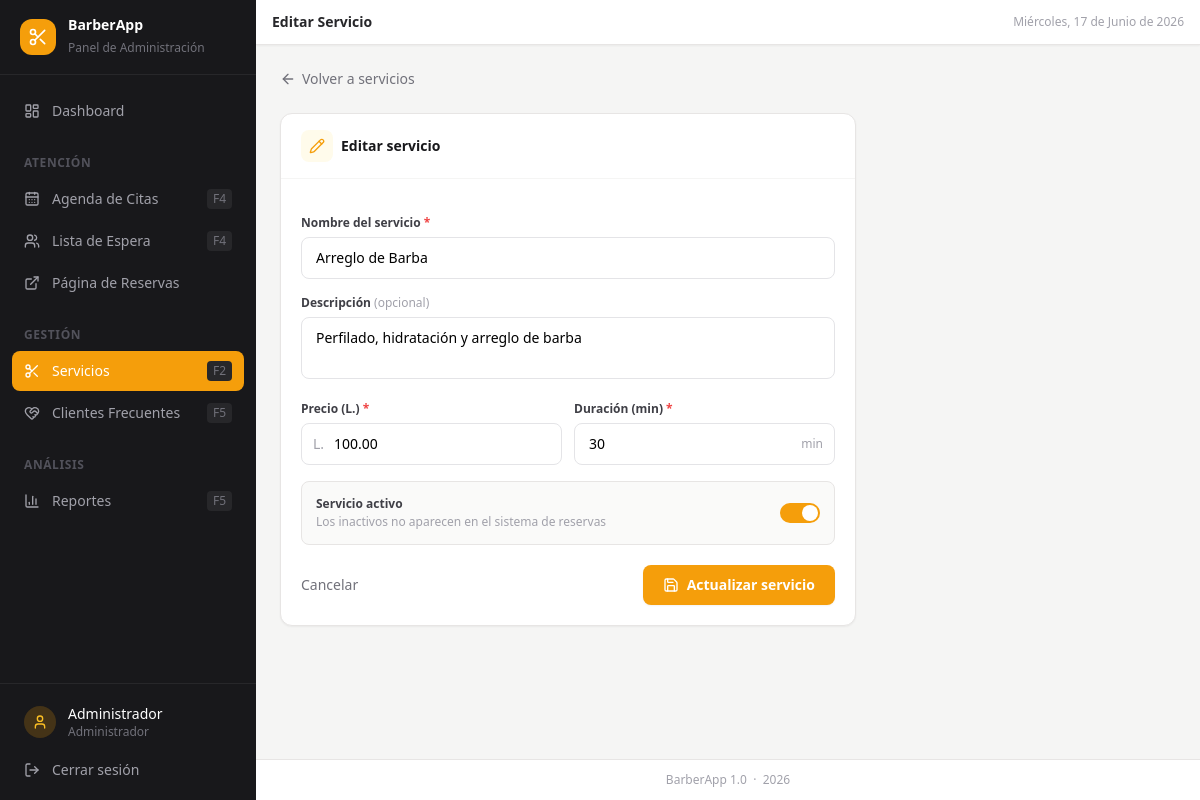
/servicios/editar?id=4 (signed in), run on the app's committed database.
### tables this page shows
CREATE TABLE IF NOT EXISTS servicios (
    id                  INT UNSIGNED    AUTO_INCREMENT PRIMARY KEY,
    nombre              VARCHAR(100)    NOT NULL,
    descripcion         TEXT            DEFAULT NULL,
    precio              DECIMAL(8,2)    NOT NULL DEFAULT 0.00,
    duracion_minutos    INT             NOT NULL DEFAULT 30,
    activo              TINYINT(1)      NOT NULL DEFAULT 1,
    created_at          TIMESTAMP       DEFAULT CURRENT_TIMESTAMP,
    updated_at          TIMESTAMP       DEFAULT CURRENT_TIMESTAMP ON UPDATE CURRENT_TIMESTAMP
);

### controllers/ServicioController.php (called while the page is built, shortened)
<?php
class ServicioController extends BaseController {
    private Servicio $model;
    public function __construct() {
        $this->model = new Servicio();
    }
    public function editar(): void {
        $id       = (int) ($_GET['id'] ?? 0);
        $servicio = $this->model->findById($id);
        $this->render('servicios/editar', [
            'pageTitle'  => 'Editar Servicio',
            'activeNav'  => 'servicios',
            'csrf_token' => $this->csrfToken(),
            'servicio'   => $servicio,
        ]);
    }
}

### config/config.php (called while the page is built, shortened)
<?php
function url(string $path = ''): string {
    return BASE_URL . '/' . ltrim($path, '/');
}

### models/BaseModel.php (called while the page is built, shortened)
<?php
abstract class BaseModel {
    public function __construct() {
        $this->db = Database::connect();
    }
}

### config/database.php (called while the page is built, shortened)
<?php
class Database {
    private static ?PDO $instance = null;
    public static function connect(): PDO {
        if (self::$instance === null) {
            $host    = 'localhost';
            $dbname  = 'barberapp';
            $user    = 'root';
            $pass    = '';
            $charset = 'utf8mb4';
            $dsn = "mysql:host={$host};dbname={$dbname};charset={$charset}";
            $options = [
                PDO::ATTR_ERRMODE            => PDO::ERRMODE_EXCEPTION,
                PDO::ATTR_DEFAULT_FETCH_MODE => PDO::FETCH_ASSOC,
                PDO::ATTR_EMULATE_PREPARES   => false,
            ];
            try {
                self::$instance = new PDO($dsn, $user, $pass, $options);
            } catch (PDOException $e) {
                http_response_code(500);
                die('Error de conexión a la base de datos. Verifica que MySQL esté activo y que la base de datos "barberapp" exista.');
            }
        }
        return self::$instance;
    }
}

### models/Servicio.php (called while the page is built, shortened)
<?php
class Servicio extends BaseModel {
    public function findById(int $id): array|false {
        $stmt = $this->db->prepare('SELECT * FROM servicios WHERE id = ? LIMIT 1');
        $stmt->execute([$id]);
        return $stmt->fetch();
    }
}

### views/servicios/editar.php (the view, shortened to what this page needs)
<?php
$v = $servicio;
?>
<div class="mb-5">
    <a href="<?= url('servicios') ?>"
       class="inline-flex items-center gap-1.5 text-sm text-zinc-500 hover:text-zinc-700 transition-colors">
        <i data-lucide="arrow-left" class="w-4 h-4"></i>
        Volver a servicios
    </a>
</div>
<div class="max-w-xl">
    <div class="bg-white rounded-xl border border-stone-200 shadow-sm">
        <div class="px-5 py-4 border-b border-stone-100 flex items-center gap-2">
            <div class="w-8 h-8 bg-amber-50 rounded-lg flex items-center justify-center">
                <i data-lucide="pencil" class="w-4 h-4 text-amber-500"></i>
            </div>
            <h2 class="text-sm font-bold text-zinc-900">Editar servicio</h2>
        </div>
        <form method="POST" action="<?= url('servicios/actualizar') ?>"
              x-data="{ activo: <?= !empty($v['activo']) ? 'true' : 'false' ?> }"
              class="p-5 space-y-4">
            <div>
                <label class="block text-xs font-semibold text-zinc-700 mb-1.5" for="nombre">
                    Nombre del servicio <span class="text-red-500">*</span>
                </label>
                <input id="nombre" type="text" name="nombre"
                       value="<?= htmlspecialchars($v['nombre'] ?? '') ?>"
                       class="w-full border border-zinc-200 rounded-lg px-3.5 py-2.5 text-sm
                              focus:outline-none focus:ring-2 focus:ring-amber-500 focus:border-transparent transition-shadow"
                       placeholder="Ej. Corte Clásico" autofocus required>
            </div>
            <div>
                <label class="block text-xs font-semibold text-zinc-700 mb-1.5" for="descripcion">
                    Descripción <span class="text-zinc-400 font-normal">(opcional)</span>
                </label>
                <textarea id="descripcion" name="descripcion" rows="2"
                          class="w-full border border-zinc-200 rounded-lg px-3.5 py-2.5 text-sm
                                 focus:outline-none focus:ring-2 focus:ring-amber-500 focus:border-transparent
                                 transition-shadow resize-none"
                          placeholder="Descripción breve..."><?= htmlspecialchars($v['descripcion'] ?? '') ?></textarea>
            </div>
            <div class="grid grid-cols-2 gap-3">
                <div>
                    <label class="block text-xs font-semibold text-zinc-700 mb-1.5" for="precio">
                        Precio (L.) <span class="text-red-500">*</span>
                    </label>
                    <div class="relative">
                        <span class="absolute left-3 top-1/2 -translate-y-1/2 text-sm text-zinc-400 font-medium select-none">L.</span>
                        <input id="precio" type="number" name="precio" step="0.50" min="0"
                               value="<?= htmlspecialchars($v['precio'] ?? '') ?>"
                               class="w-full border border-zinc-200 rounded-lg pl-8 pr-3 py-2.5 text-sm
                                      focus:outline-none focus:ring-2 focus:ring-amber-500 focus:border-transparent transition-shadow"
                               placeholder="0.00" required>
                    </div>
                </div>
                <div>
                    <label class="block text-xs font-semibold text-zinc-700 mb-1.5" for="duracion">
                        Duración (min) <span class="text-red-500">*</span>
                    </label>
                    <div class="relative">
                        <input id="duracion" type="number" name="duracion_minutos" min="5" step="5"
                               value="<?= htmlspecialchars($v['duracion_minutos'] ?? '30') ?>"
                               class="w-full border border-zinc-200 rounded-lg px-3.5 py-2.5 pr-12 text-sm
                                      focus:outline-none focus:ring-2 focus:ring-amber-500 focus:border-transparent transition-shadow"
                               placeholder="30" required>
                        <span class="absolute right-3 top-1/2 -translate-y-1/2 text-xs text-zinc-400 select-none">min</span>
                    </div>
                </div>
            </div>
            <div class="flex items-center justify-between p-3.5 bg-stone-50 rounded-lg border border-stone-200">
                <div>
                    <div class="text-xs font-semibold text-zinc-700">Servicio activo</div>
                    <div class="text-xs text-zinc-400 mt-0.5">Los inactivos no aparecen en el sistema de reservas</div>
                </div>
                <label class="relative inline-flex items-center cursor-pointer flex-shrink-0 ml-4">
                    <div class="w-10 h-5 bg-zinc-200 rounded-full peer
                                peer-checked:bg-amber-500
                                after:content-[''] after:absolute after:top-[2px] after:left-[2px]
                                after:bg-white after:rounded-full after:h-4 after:w-4 after:transition-all
                                peer-checked:after:translate-x-5"></div>
                </label>
            </div>
            <div class="flex items-center justify-between pt-1">
                <a href="<?= url('servicios') ?>"
                   class="text-sm text-zinc-500 hover:text-zinc-700 transition-colors">
                    Cancelar
                </a>
                <button type="submit"
                        class="flex items-center gap-2 bg-amber-500 hover:bg-amber-600 text-white
                               text-sm font-semibold px-5 py-2.5 rounded-lg transition-colors shadow-sm">
                    <i data-lucide="save" class="w-4 h-4"></i>
                    Actualizar servicio
                </button>
            </div>
        </form>
    </div>
</div>

### data on the page
servicios: nombre "Arreglo de Barba", descripcion "Perfilado, hidratación y arreglo de barba", precio "100.00", duracion_minutos "30"

### other printed values
$_SESSION['admin_nombre'] "Administrador"
$pageTitle "Editar Servicio"
fechaEsp('', 'completa') "Miércoles, 17 de Junio de 2026"
APP_VERSION "1.0"
